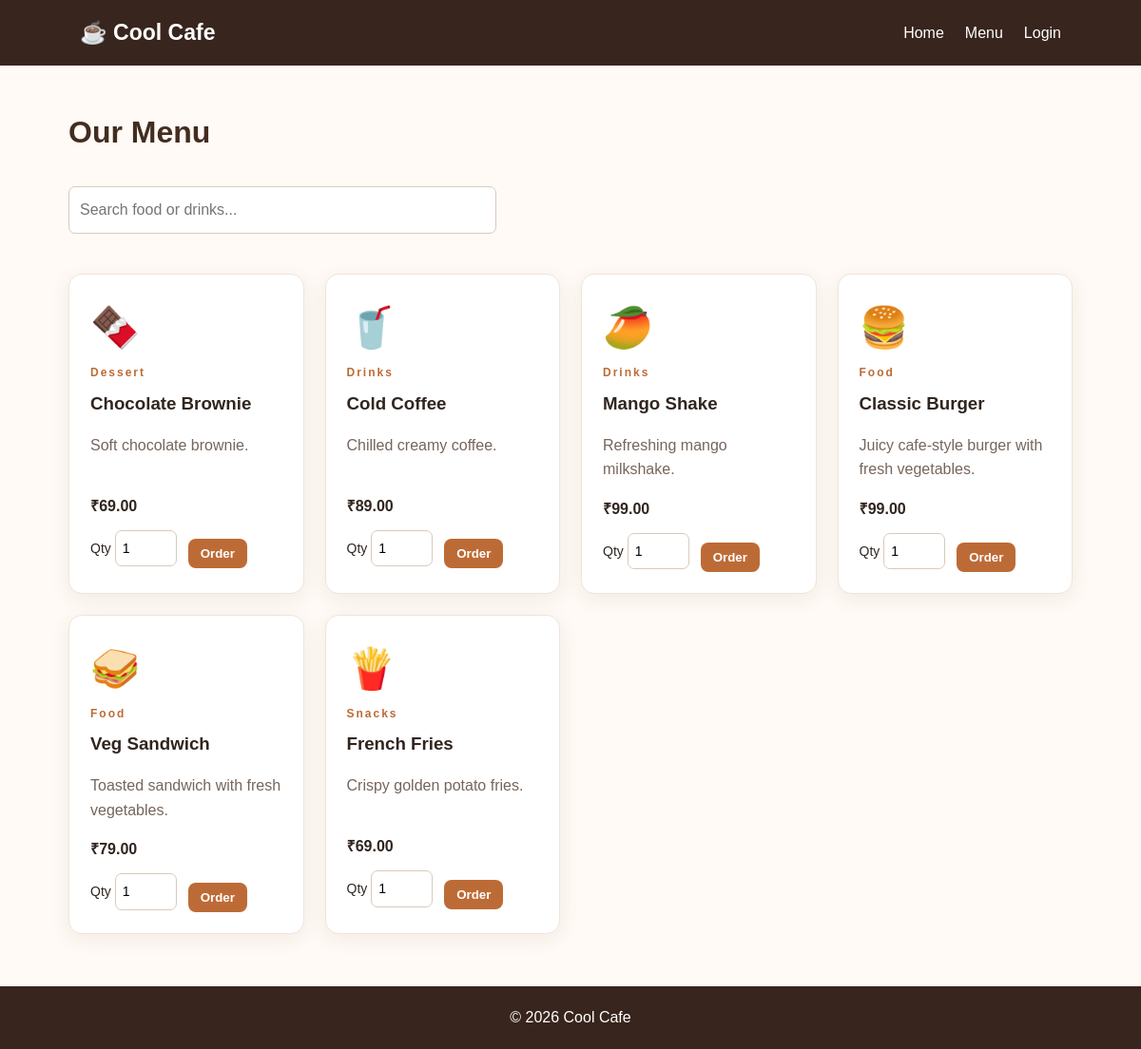
Page /menu.php on the committed database.
### tables this page shows
CREATE TABLE IF NOT EXISTS products (
  id INT AUTO_INCREMENT PRIMARY KEY,
  name VARCHAR(100) NOT NULL,
  category VARCHAR(50) NOT NULL,
  description VARCHAR(255),
  price DECIMAL(10,2) NOT NULL,
  emoji VARCHAR(10) DEFAULT '🍽️',
  available TINYINT(1) DEFAULT 1
);

### menu.php (the view, shortened to what this page needs)
<?php
session_start(); require_once "db.php";
$items=$conn->query("SELECT * FROM products WHERE available=1 ORDER BY category,name");
?>
<!doctype html><html lang="en"><head><link rel="stylesheet" href="style.css"></head><body>
<header class="navbar"><a class="logo" href="index.php">☕ Cool Cafe</a><nav><a href="index.php">Home</a><a href="menu.php">Menu</a><?php if(isset($_SESSION["user_id"])): ?><a href="my_orders.php">My Orders</a><a href="logout.php">Logout</a><?php else: ?><a href="login.php">Login</a><?php endif; ?></nav></header>
<main class="container"><h1>Our Menu</h1><input id="menuSearch" class="search" type="search" placeholder="Search food or drinks..."><div class="products" id="menuItems">
<?php while($p=$items->fetch_assoc()): ?><article class="product menu-product" data-name="<?= htmlspecialchars(strtolower($p["name"]." ".$p["category"])) ?>"><div class="food-icon"><?= htmlspecialchars($p["emoji"]) ?></div><span class="category"><?= htmlspecialchars($p["category"]) ?></span><h3><?= htmlspecialchars($p["name"]) ?></h3><p><?= htmlspecialchars($p["description"]) ?></p><strong>₹<?= number_format((float)$p["price"],2) ?></strong>
<form method="post" class="order-form"><input type="hidden" name="product_id" value="<?= (int)$p["id"] ?>"><label>Qty <input type="number" name="quantity" value="1" min="1" max="20" required></label><button class="btn small" type="submit">Order</button></form></article><?php endwhile; ?></div></main><footer>© <?= date('Y') ?> Cool Cafe</footer></body></html>

### style.css (style rules this page uses)
* { box-sizing:border-box }
body { margin:0;font-family:Arial,Helvetica,sans-serif;color:#30251f;background:#fffaf5;line-height:1.6 }
.navbar { display:flex;justify-content:space-between;align-items:center;padding:16px 7%;background:#38251d;color:white }
.logo { font-size:23px;font-weight:800;color:#fff;text-decoration:none }
.navbar nav { display:flex;gap:22px;flex-wrap:wrap }
.navbar nav a { color:#fff;text-decoration:none }
.eyebrow,.category { letter-spacing:2px;font-size:12px;font-weight:bold;color:#bd6b36 }
.btn { display:inline-block;border:0;border-radius:8px;background:#bd6b36;color:white;text-decoration:none;padding:11px 20px;font-weight:bold;cursor:pointer }
.container { max-width:1100px;margin:45px auto;padding:0 22px }
.container h1,.container h2 { color:#432c20 }
.products { display:grid;grid-template-columns:repeat(auto-fit,minmax(220px,1fr));gap:22px;margin-top:22px }
.product,.order,.form-card { background:white;padding:22px;border-radius:14px;box-shadow:0 5px 22px #42230d12;border:1px solid #f0e4da }
.product h3 { margin:6px 0 }
.product p { color:#76665c;min-height:48px }
.food-icon { font-size:42px }
.small { padding:8px 13px;margin-top:12px }
.form-card input,.search,.order-form input { padding:11px;border:1px solid #d9c9bd;border-radius:7px;font:inherit }
.search { width:100%;max-width:450px;margin:10px 0 20px }
.order-form { display:flex;align-items:center;gap:12px;margin-top:10px }
.order-form label { font-size:14px }
.order-form input { width:65px;padding:7px }
footer { text-align:center;background:#38251d;color:#fff;padding:20px;margin-top:55px }

### rows in the picture
products: emoji "🍫", category "Dessert", name "Chocolate Brownie", description "Soft chocolate brownie.", price "69.00"
products: emoji "🥤", category "Drinks", name "Cold Coffee", description "Chilled creamy coffee.", price "89.00"
products: emoji "🥭", category "Drinks", name "Mango Shake", description "Refreshing mango milkshake.", price "99.00"
products: emoji "🍔", category "Food", name "Classic Burger", description "Juicy cafe-style burger with fresh vegetables.", price "99.00"
products: emoji "🥪", category "Food", name "Veg Sandwich", description "Toasted sandwich with fresh vegetables.", price "79.00"
products: emoji "🍟", category "Snacks", name "French Fries", description "Crispy golden potato fries.", price "69.00"
